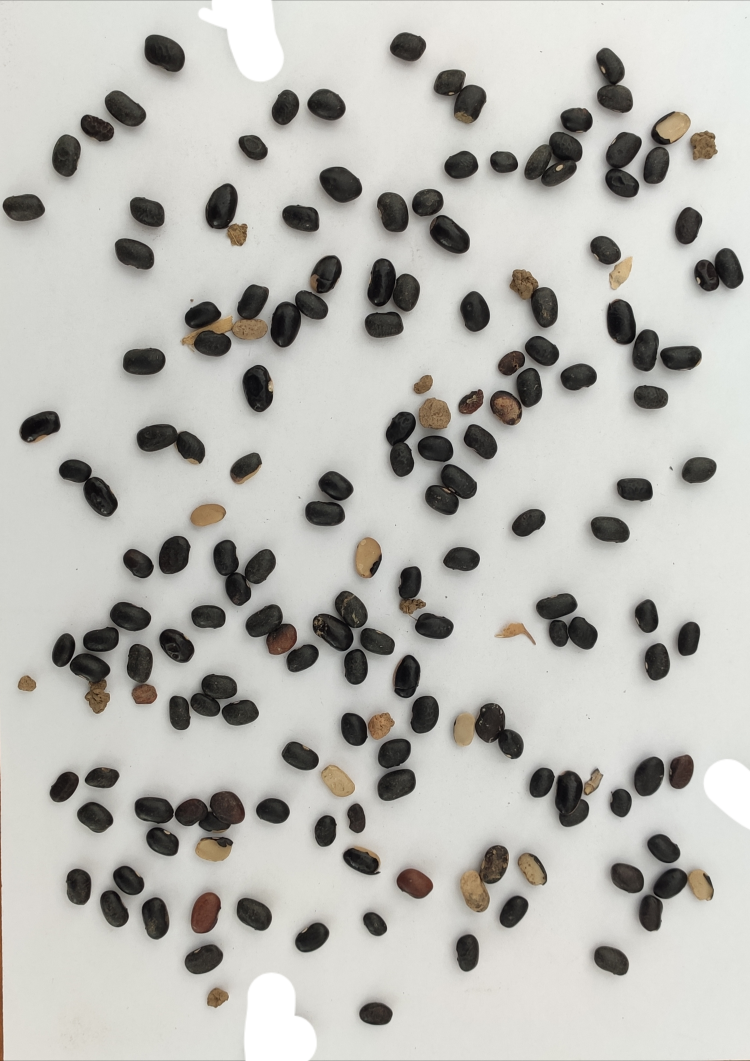
#> input picture Feijoes-editados/img7.jpg, 2250 x 3183 px (shown at 1/3 size)
$ python TestaRede.py
#> lines starting #> are read from the running program, lines starting #| are printed output that depends on the picture; after the words box and inside, x2 and y2 are one past the last pixel; in counts of white or black regions, pixels touching at a corner belong together
import cv2
import numpy as np
from sklearn.cluster import KMeans
import pandas as pd
import joblib


def rescaleFrame(frame, scale=0.75):
    width = int(frame.shape[1] * scale)
    heigth = int(frame.shape[0] * scale)
    dimensions = (width, heigth)
    return cv2.resize(frame, dimensions, interpolation=cv2.INTER_AREA)

# Lista das imagens (3 bons, 3 ruins)
#reservei a img4 (bom) e a img8 (ruim) para teste
caracteristicas = []  # Lista para acumular todas as características

print('processando a imagem...')

ehBom = 2 #!!!!!!!!!!!!!
img = cv2.imread('Feijoes-editados/img7.jpg')
#> img is the input picture: shape (3183, 2250, 3); mean B, G, R 181, 186.1, 186.8

gray = cv2.cvtColor(img, cv2.COLOR_BGR2GRAY)
blur = cv2.GaussianBlur(gray, (17, 17), 0)
edges = cv2.Canny(blur, 50, 150)
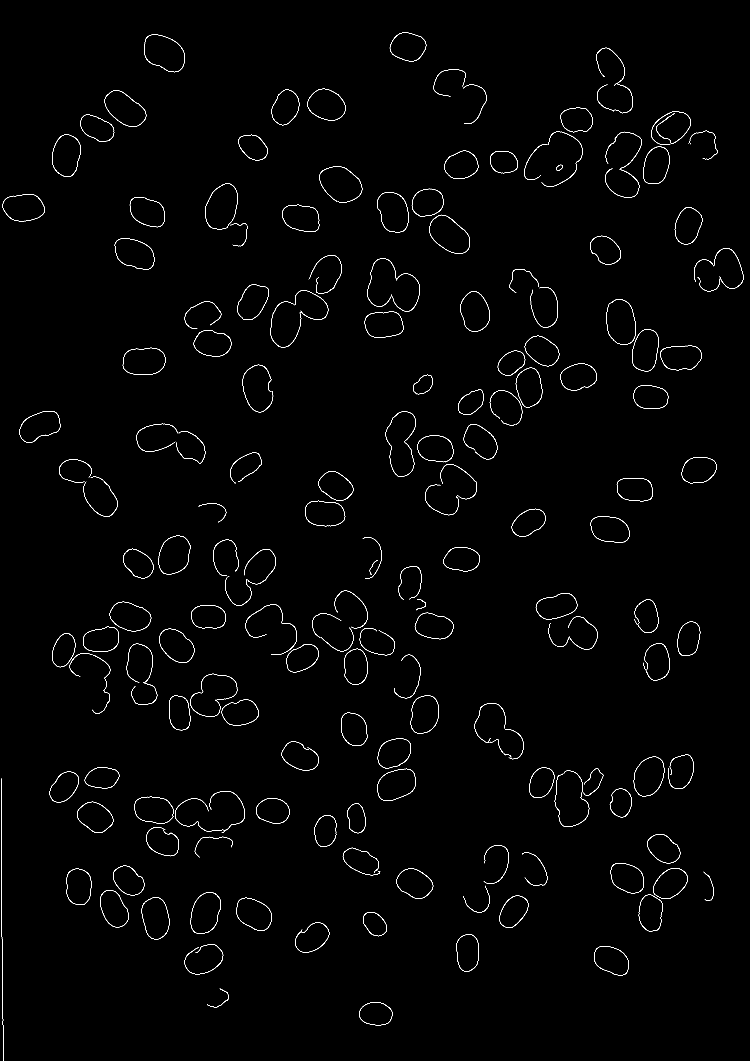
#> edges: shape (3183, 2250) (shown at 1/3 size); 0.75% white in thin lines or dots

contornos, _ = cv2.findContours(edges, cv2.RETR_EXTERNAL, cv2.CHAIN_APPROX_SIMPLE)
#> contornos = 185 contours, 14 with area under 20; largest, box (x1, y1, x2, y2) and area: (615, 550, 714, 688) 10086, (1288, 644, 1410, 762) 9522, (1131, 576, 1226, 697) 8787, (314, 271, 439, 380) 8748, (368, 1043, 497, 1125) 8605

contornos_validos_idx = []
for i, contorno in enumerate(contornos):
    perimetro = cv2.arcLength(contorno, True)
    if 200 <= perimetro <= 750:
        contornos_validos_idx.append(i) #salva o índice dos contornos válidos

        mascara = np.zeros_like(gray)
        cv2.drawContours(mascara, [contorno], -1, 255, -1)

        feijao_segmentado = cv2.bitwise_and(img, img, mask=mascara)
        pixels = feijao_segmentado[mascara == 255]
        if len(pixels) == 0:
            continue

        kmeans = KMeans(n_clusters=1, random_state=0, n_init=10)
        kmeans.fit(pixels)
        cor_dominante = kmeans.cluster_centers_[0]  # B, G, R

        hsv = cv2.cvtColor(feijao_segmentado, cv2.COLOR_BGR2HSV)
        saturacao = hsv[:, :, 1][mascara == 255].mean()

        feijao_gray = cv2.cvtColor(feijao_segmentado, cv2.COLOR_BGR2GRAY)
        pixels_gray = feijao_gray[mascara == 255]
        claros = np.sum(pixels_gray > 200)
        escuros = np.sum(pixels_gray < 50)

        textura = pixels_gray.std()

        area = cv2.contourArea(contorno)
        circularidade = 4 * np.pi * area / (perimetro ** 2) if perimetro != 0 else 0

        caracteristicas.append([
            i,
            int(cor_dominante[2]),  # R
            int(cor_dominante[1]),  # G
            int(cor_dominante[0]),  # B
            saturacao,
            claros,
            escuros,
            textura,
            circularidade,
            ehBom
        ])
#> this loop made 185 passes
#> (perimetro, cor_dominante, saturacao, claros, escuros, textura, area, circularidade) on passes 1 to 10: (284.1, [47.3, 51.08, 55.59], 40.46, 0, 3335, 17.86, 5418, 0.843), (255.3, [134.9, 151.9, 165.3], 48.12, 4, 0, 23.74, 35.5, 0.00684), (322.5, [55.9, 61.33, 64.78], 36.28, 0, 978, 16.65, 6754.5, 0.816), (708.1, [105.4, 109.9, 112.9], 19.51, 0, 8, 25.51, 94.5, 0.00237), (614.7, [105.6, 109.8, 112.4], 16.17, 0, 0, 19.89, 49, 0.00163), (331.7, [40.61, 43.11, 44.08], 22.37, 0, 5110, 19.85, 6262.5, 0.715), (234.9, [48.63, 51.96, 53.43], 24.77, 0, 2211, 19.92, 3665, 0.834), (339.5, [46.32, 51.08, 53.18], 34.67, 0, 4330, 16.9, 7630.5, 0.832), (353, [42.55, 46.08, 48.44], 31.37, 0, 5385, 19.85, 8032.5, 0.81), (298, [42.61, 44.53, 45.74], 19.55, 0, 4651, 18.87, 5761, 0.815)
#> (perimetro, cor_dominante, saturacao, claros, escuros, textura) on pass 99: (211.1, [80.64, 83.36, 83.67], 11.52, 0, 10, 26.12)
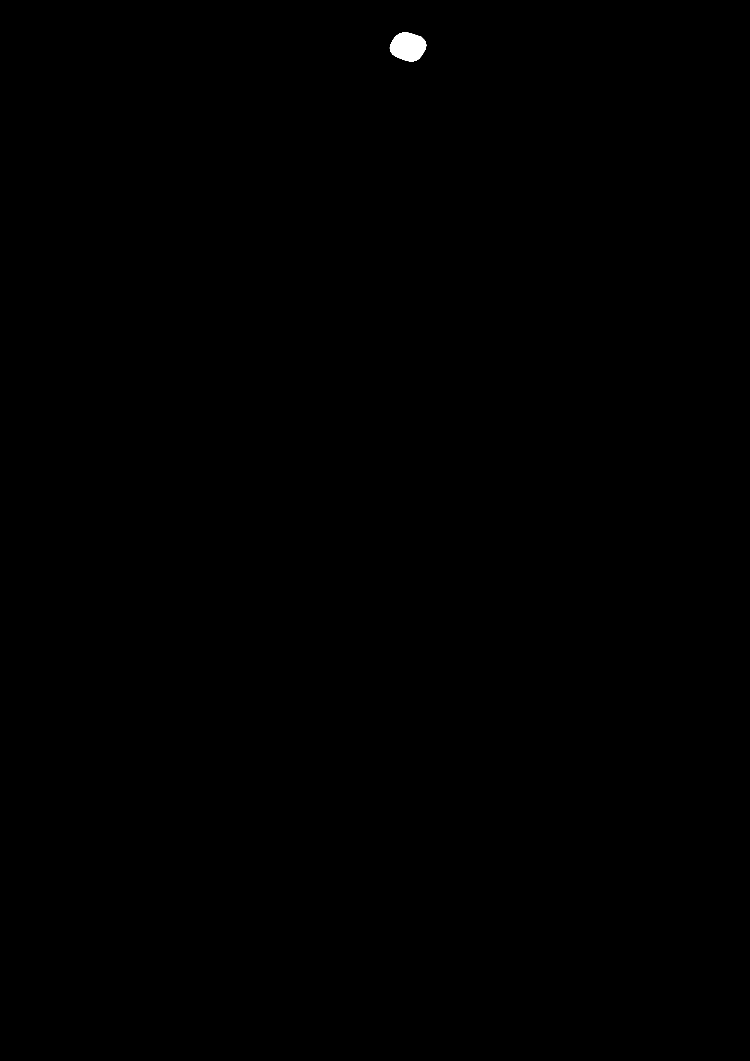
#> mascara: shape (3183, 2250) (shown at 1/3 size); 0.1% white; 1 white region, box (x1, y1, x2, y2) and area: (1169, 97, 1279, 184) 7172


#criando arquivo CSV
colunas = ['ID', 'R', 'G', 'B', 'Saturação', 'Claros', 'Escuros', 'Textura', 'Circularidade', 'ehBom']
df = pd.DataFrame(caracteristicas, columns=colunas)
df.to_csv('feijoesTeste.csv', index=False)
print("Arquivo 'feijoes_caracteristicas.csv' salvo com sucesso!")


#carrega o modelo
#> (the run stopped early here; a loop or call above may not have finished)
